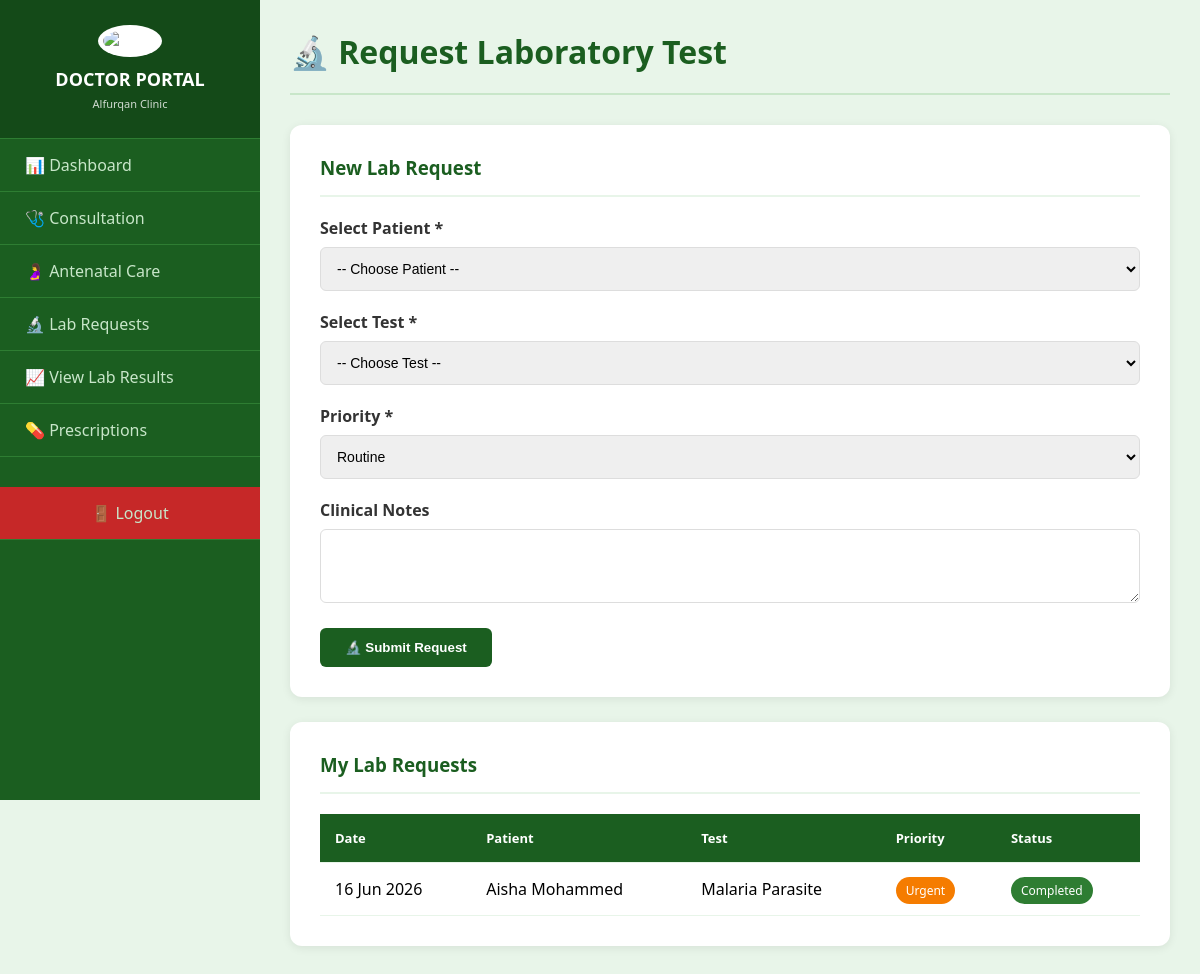
Screenshot of /doctor/request_lab_test.php (signed in) with the database file from the repository.
### tables this page shows
CREATE TABLE `lab_requests` (
  `id` int(11) NOT NULL,
  `patient_id` int(11) NOT NULL,
  `doctor_id` int(11) NOT NULL,
  `test_id` int(11) NOT NULL,
  `request_date` timestamp NOT NULL DEFAULT current_timestamp(),
  `priority` enum('Routine','Urgent','Emergency') DEFAULT 'Routine',
  `clinical_notes` text DEFAULT NULL,
  `status` enum('Pending','In Progress','Completed','Cancelled') DEFAULT 'Pending',
  `collected_by` int(11) DEFAULT NULL,
  `collection_time` timestamp NULL DEFAULT NULL
);

CREATE TABLE `patients` (
  `id` int(11) NOT NULL,
  `name` varchar(100) NOT NULL,
  `age` int(11) DEFAULT NULL,
  `gender` enum('Male','Female') NOT NULL,
  `phone` varchar(15) DEFAULT NULL,
  `address` text DEFAULT NULL,
  `allergies` text DEFAULT NULL,
  `medical_conditions` text DEFAULT NULL,
  `patient_status` enum('Stable','Critical','Recovering','Discharged','Pending') DEFAULT 'Pending',
  `reg_date` timestamp NOT NULL DEFAULT current_timestamp()
);

CREATE TABLE `lab_tests` (
  `id` int(11) NOT NULL,
  `test_name` varchar(150) NOT NULL,
  `test_code` varchar(20) DEFAULT NULL,
  `category` varchar(50) DEFAULT NULL,
  `sample_type` varchar(50) DEFAULT NULL,
  `unit_price` decimal(10,2) DEFAULT NULL,
  `reference_range` text DEFAULT NULL,
  `is_active` tinyint(1) DEFAULT 1,
  `created_at` timestamp NOT NULL DEFAULT current_timestamp()
);

### doctor/request_lab_test.php (the view, shortened to what this page needs)
<?php
include '../config/db.php';
$doctor_id = $_SESSION['user_id'];
$my_requests = $conn->query("SELECT lr.*, lt.test_name, p.name as patient_name FROM lab_requests lr JOIN lab_tests lt ON lr.test_id = lt.id JOIN patients p ON lr.patient_id = p.id WHERE lr.doctor_id = $doctor_id ORDER BY lr.request_date DESC LIMIT 10");
?>
<!DOCTYPE html>
<html lang="en">
<head>
</head>
<body>
    <div class="sidebar">
        <div class="sidebar-header">
            <img src="../assets/logo.png" alt="Logo">
            <h2>DOCTOR PORTAL</h2><small>Alfurqan Clinic</small>
        </div>
        <div class="sidebar-menu">
    <a href="dashboard.php">📊 Dashboard</a>
    <a href="consultation.php">🩺 Consultation</a>
    <a href="antenatal.php">🤰 Antenatal Care</a>
    <a href="request_lab_test.php">🔬 Lab Requests</a>
    <a href="view_lab_results.php">📈 View Lab Results</a>
    <a href="prescribe_drug.php">💊 Prescriptions</a>
    <a href="../logout.php" class="logout-btn">🚪 Logout</a>
</div>
    </div>
    <div class="main-content">
        <div class="header"><h1>🔬 Request Laboratory Test</h1></div>
        <div class="card">
            <h3>New Lab Request</h3>
            <form method="POST">
                <div class="form-group">
                    <label>Select Patient *</label>
                    <select name="patient_id" required>
                        <option value="">-- Choose Patient --</option>
                    </select>
                </div>
                <div class="form-group">
                    <label>Select Test *</label>
                    <select name="test_id" required>
                        <option value="">-- Choose Test --</option>
                    </select>
                </div>
                <div class="form-group">
                    <label>Priority *</label>
                    <select name="priority" required>
                        <option value="Routine">Routine</option>
                    </select>
                </div>
                <div class="form-group">
                    <label>Clinical Notes</label>
                    <textarea name="clinical_notes" rows="3"></textarea>
                </div>
                <button type="submit" name="request_lab">🔬 Submit Request</button>
            </form>
        </div>
        <div class="card">
            <h3>My Lab Requests</h3>
            <table>
                <thead><tr><th>Date</th><th>Patient</th><th>Test</th><th>Priority</th><th>Status</th></tr></thead>
                <tbody>
                    <?php while($lr = $my_requests->fetch_assoc()): ?>
                    <tr>
                        <td><?php echo date('d M Y', strtotime($lr['request_date'])); ?></td>
                        <td><?php echo htmlspecialchars($lr['patient_name']); ?></td>
                        <td><?php echo htmlspecialchars($lr['test_name']); ?></td>
                        <td><span class="badge bg-<?php echo strtolower($lr['priority']); ?>"><?php echo $lr['priority']; ?></span></td>
                        <td><span class="badge bg-<?php echo strtolower($lr['status']); ?>"><?php echo $lr['status']; ?></span></td>
                    </tr>
                    <?php endwhile; ?>
                </tbody>
            </table>
        </div>
    </div>
</body>
</html>

### doctor/request_lab_test.php (style rules this page uses)
* { margin: 0; padding: 0; box-sizing: border-box; }
body { font-family: 'Segoe UI', sans-serif; background: #e8f5e9; display: flex; }
.sidebar { width: 260px; background: #1b5e20; color: white; height: 100vh; position: fixed; }
.sidebar-header { text-align: center; padding: 25px 20px; border-bottom: 1px solid #2e7d32; background: #144a18; }
.sidebar-header img { width: 70px; height: 70px; margin-bottom: 10px; background: white; border-radius: 50%; padding: 5px; }
.sidebar-header h2 { font-size: 18px; }
.sidebar-header small { font-size: 11px; opacity: 0.8; }
.sidebar-menu a { display: flex; align-items: center; gap: 15px; padding: 15px 25px; color: #c8e6c9; text-decoration: none; border-bottom: 1px solid #2e7d32; transition: 0.3s; }
.logout-btn { background: #c62828 !important; justify-content: center; margin-top: 30px; }
.main-content { margin-left: 260px; padding: 30px; width: calc(100% - 260px); }
.header { display: flex; justify-content: space-between; margin-bottom: 30px; padding-bottom: 20px; border-bottom: 2px solid #c8e6c9; }
.header h1 { color: #1b5e20; }
.card { background: white; padding: 30px; border-radius: 12px; box-shadow: 0 2px 10px rgba(0,0,0,0.08); margin-bottom: 25px; }
.card h3 { color: #1b5e20; margin-bottom: 20px; border-bottom: 2px solid #e8f5e9; padding-bottom: 15px; }
.form-group { margin-bottom: 20px; }
label { display: block; margin-bottom: 8px; color: #333; font-weight: 600; }
input, select, textarea { width: 100%; padding: 12px; border: 1px solid #ddd; border-radius: 6px; font-size: 14px; }
button { padding: 12px 25px; background: #1b5e20; color: white; border: none; border-radius: 6px; cursor: pointer; font-weight: 600; }
table { width: 100%; border-collapse: collapse; }
th, td { padding: 15px; text-align: left; border-bottom: 1px solid #e8f5e9; }
th { background: #1b5e20; color: white; font-size: 13px; }
.badge { padding: 5px 10px; border-radius: 15px; font-size: 12px; color: white; }
.bg-completed { background: #2e7d32; }
.bg-urgent { background: #f57c00; }

### rows the page displays
lab_requests: request_date "16 Jun 2026", patient.name "Aisha Mohammed", test.test_name "Malaria Parasite", priority "Urgent", status "Completed"
